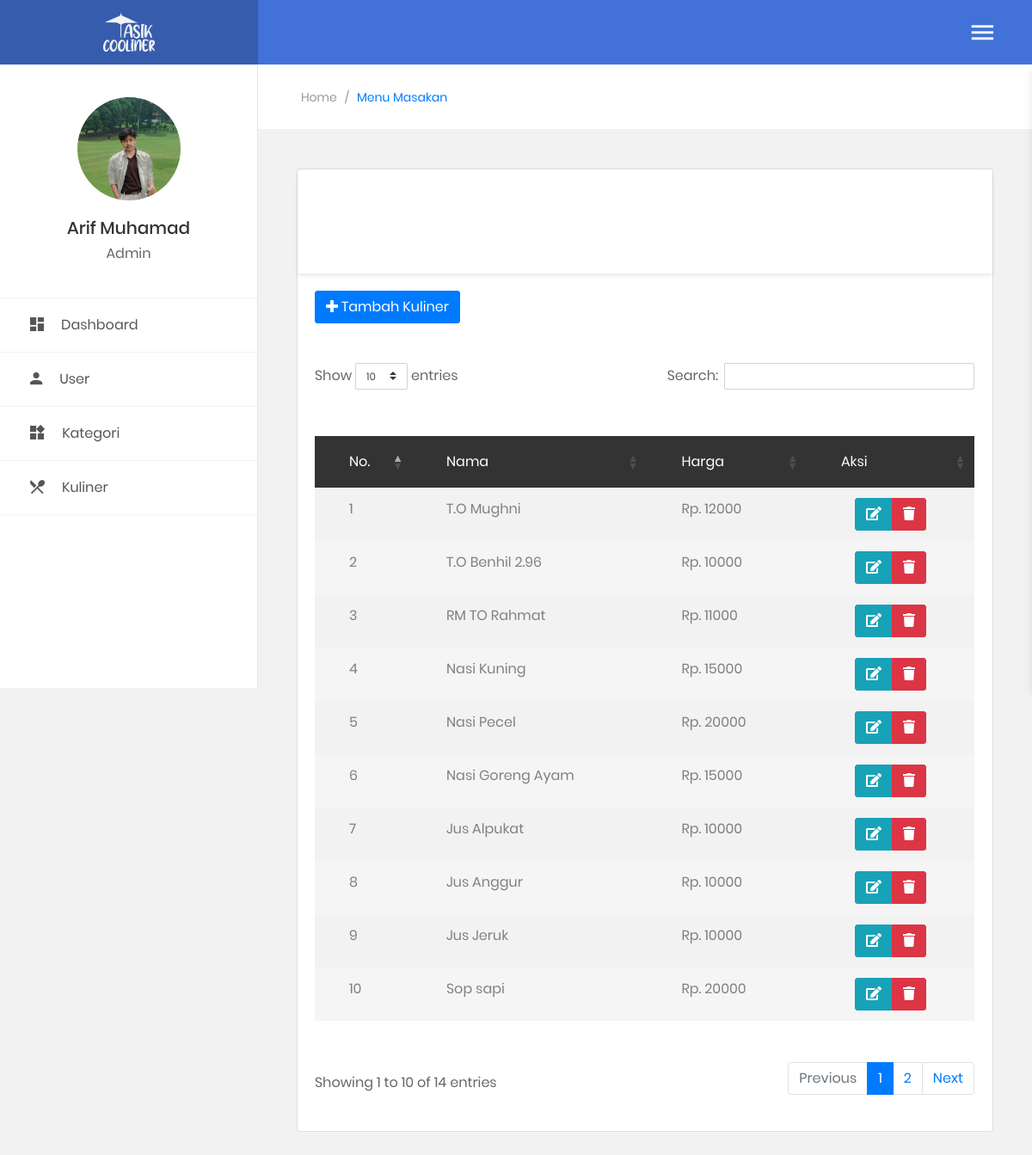
Page /pageAdmin.php?page=indexMenu (signed in) on the committed database.
### tables this page shows
CREATE TABLE `tb_user` (
  `kd_user` varchar(7) NOT NULL,
  `name` varchar(50) NOT NULL,
  `email` varchar(30) NOT NULL,
  `username` varchar(30) NOT NULL,
  `password` varchar(30) NOT NULL,
  `level` enum('Admin','Waiter','Kasir','Owner','Pelanggan','Koki') NOT NULL,
  `avatar` varchar(255) NOT NULL
);

CREATE TABLE `tb_menu` (
  `kd_menu` varchar(7) NOT NULL,
  `name_menu` varchar(50) NOT NULL,
  `kategori_id` varchar(7) NOT NULL,
  `harga` varchar(50) NOT NULL,
  `description` text NOT NULL,
  `photo` varchar(50) NOT NULL,
  `created` timestamp NOT NULL DEFAULT current_timestamp(),
  `modify` timestamp NOT NULL DEFAULT current_timestamp(),
  `kd_user` varchar(50) NOT NULL
);

### config/controller.php (called while the page is built, shortened)
<?php
	class Resto extends koneksi{
		public function select($table)
	    {
	        global $con;
	        $sql   = "SELECT * FROM $table";
	        $query = mysqli_query($con, $sql);
	        $data  = [];
	        while ($bigData = mysqli_fetch_assoc($query)) {
	            $data[] = $bigData;
	        }
	        return $data;
	    }
    	public function AuthUser($sessionUser)
    	{
    		global $con;
    		$sql = "SELECT * FROM tb_user WHERE username = '$sessionUser'";
    		$query = mysqli_query($con, $sql);
    		$bigData = mysqli_fetch_assoc($query);
    		return $bigData;
    	}
	}
 ?>

### page/admin/menu/index.php (the view, shortened to what this page needs)
<?php
    $kg   = new resto();
    $data = $kg->select("tb_menu");
?>
<section class="au-breadcrumb m-t-75">
    <div class="section__content section__content--p30">
        <div class="container-fluid">
            <div class="row">
                <div class="col-md-12">
                    <div class="au-breadcrumb-content">
                        <div class="au-breadcrumb-left">
                            <ul class="list-unstyled list-inline au-breadcrumb__list">
                                <li class="list-inline-item active">
                                    <a href="?page">Home</a>
                                </li>
                                <li class="list-inline-item seprate">
                                    <span>/</span>
                                </li>
                                <li class="list-inline-item"><a href="?page=indexMenu">Menu Masakan</a></li>
                            </ul>
                        </div>
                    </div>
                </div>
            </div>
        </div>
    </div>
</section>
<div class="main-content" style="margin-top: -70px;">
    <div class="section__content section__content--p30">
        <div class="container-fluid">
            <div class="row">
                <div class="col-md-12">
                    <div class="card">
                    <div class="au-card-title" style="background-image:url('images/bg8.png');">
                            <div class="bg-overlay bg-overlay--blue"></div>
                            <h3>
                            <i class="zmdi zmdi-local-dining"></i>Data Kuliner</h3>
                        </div>
                        <div class="card-body">
                            <a href="?page=createMenu" class="btn btn-primary"><i class="fa fa-plus"></i> Tambah Kuliner</a>
                            <br><br>
                            <div class="table-responsive">
                                <table id="example" class="table table-borderless table-striped table-earning">
                                    <thead>
                                        <tr>
                                            <th>No.</th>
                                            <th>Nama</th>
                                            <th>Harga</th>
                                            <th>Aksi</th>
                                        </tr>
                                    </thead>
                                    <tbody>
                                        <?php
                                        $no = 1;
                                        foreach ($data as $dataB) {
                                        ?>
                                        <tr class="text-justify">
                                            <td><?=$no;?></td>
                                            <td><?=$dataB['name_menu']?></td>
                                            <td>Rp. <?=$dataB['harga']?></td>
                                            <td class="text-center">
                                                <div class="btn-group">
                                                    <a data-toggle="tooltip" data-placement="top" title="Edit" href="?page=editMenu&edit&kd=<?=$dataB['kd_menu']?>" class="btn btn-info"><i class="fa fa-edit"></i></a>
                                                    <a data-toggle="tooltip" id="btdelete<?=$no;?>" data-placement="top" title="Delete" class="btn btn-danger delete-btn"><i class="fa fa-trash" style="color: white;"></i></a>
                                                </div>
                                            </td>
                                        </tr>
                                        <?php $no++;}?>
                                    </tbody>
                                </table>
                            </div>
                        </div>
                    </div>
                </div>
            </div>
        </div>
    </div>
</div>

### pageAdmin.php (shortened to what this page needs)
<?php
    include "config/controller.php";
    $function = new Resto();
    $auth = $function->AuthUser($_SESSION['username']);
?>
<!DOCTYPE html>
<html>
    <head>
        <link href="css/font-face.css" rel="stylesheet" media="all">
        <link href="vendor/font-awesome-4.7/css/font-awesome.min.css" rel="stylesheet" media="all">
        <link href="vendor/font-awesome-5/css/fontawesome-all.min.css" rel="stylesheet" media="all">
        <link href="vendor/mdi-font/css/material-design-iconic-font.min.css" rel="stylesheet" media="all">
        <link href="vendor/bootstrap-4.1/bootstrap.min.css" rel="stylesheet" media="all">
        <link href="vendor/animsition/animsition.min.css" rel="stylesheet" media="all">
        <link href="vendor/bootstrap-progressbar/bootstrap-progressbar-3.3.4.min.css" rel="stylesheet" media="all">
        <link href="vendor/wow/animate.css" rel="stylesheet" media="all">
        <link href="vendor/css-hamburgers/hamburgers.min.css" rel="stylesheet" media="all">
        <link href="vendor/slick/slick.css" rel="stylesheet" media="all">
        <link href="vendor/select2/select2.min.css" rel="stylesheet" media="all">
        <link href="vendor/perfect-scrollbar/perfect-scrollbar.css" rel="stylesheet" media="all">
        <link href="vendor/vector-map/jqvmap.min.css" rel="stylesheet" media="all">
        <link rel="stylesheet" href="vendor/dropify/dist/css/dropify.css">
        <link rel="stylesheet" href="css/sweet-alert.css">
        <link href="css/theme.css" rel="stylesheet" media="all">
        <link rel="stylesheet" href="css/main.css">
        <link rel="stylesheet" href="https://cdn.datatables.net/1.10.19/css/dataTables.bootstrap4.min.css">
    </head>
    <body>
        <div class="page-wrapper">
            <aside class="menu-sidebar2">
                <div class="logo">
                    <a href="?page=dashboard">
                        <img style="width: 60px; height: 45px; margin-left:85px;" src="images/icon/tcb.png" alt="cooliner" />
                    </a>
                </div>
                <div class="menu-sidebar2__content js-scrollbar1">
                    <div class="account2">
                        <div class="image img-cir img-120">
                            <img src="images/<?=$auth["avatar"];?>" />
                        </div>
                        <h4 class="name"><?=$auth['name'];?></h4>
                        <span><?= $auth['level'] ?></span>
                    </div>
                    <nav class="navbar-sidebar2">
                        <ul class="list-unstyled navbar__list">
                            <li>
                                <a href="?page">
                                <i class="zmdi zmdi-view-dashboard zmdi-hc-lg"></i>Dashboard</a>
                            </li>
                            <li>
                                <a href="?page=indexLevel">
                                <i class="zmdi zmdi-account zmdi-hc-lg"></i>User</a>
                            </li>
                            <li>
                                <a href="?page=indexKategori">
                                <i class="zmdi zmdi-widgets zmdi-hc-lg"></i>Kategori</a>
                            </li>
                            <li>
                                <a href="?page=indexMenu">
                                <i class="zmdi zmdi-local-dining zmdi-hc-lg"></i>Kuliner</a>
                            </li>
                        </ul>
                    </nav>
                </div>
            </aside>
            <div class="page-container2">
                <header class="header-desktop2">
                    <div class="section__content section__content--p30">
                        <div class="container-fluid">
                            <div class="header-wrap2">
                                <div class="header-button2">
                                    <div class="header-button-item mr-0 js-sidebar-btn">
                                        <i class="zmdi zmdi-menu"></i>
                                    </div>
                                </div>
                            </div>
                        </div>
                    </div>
                </header>
                <?php
                @$page = $_GET['page'];
                switch ($page) {
                    case 'indexMenu':
                    include "page/admin/menu/index.php";
                    break;
                }
                ?>
            </div>
        </div>
    </body>
</html>

### rows in the picture
tb_user: avatar (picture), name "Arif Muhamad", level "Admin"
tb_menu: name_menu "T.O Mughni", harga "12000"
tb_menu: name_menu "T.O Benhil 2.96", harga "10000"
tb_menu: name_menu "RM TO Rahmat", harga "11000"
tb_menu: name_menu "Nasi Kuning", harga "15000"
tb_menu: name_menu "Nasi Pecel", harga "20000"
tb_menu: name_menu "Nasi Goreng Ayam", harga "15000"
tb_menu: name_menu "Jus Alpukat", harga "10000"
tb_menu: name_menu "Jus Anggur", harga "10000"
tb_menu: name_menu "Jus Jeruk", harga "10000"
tb_menu: name_menu "Sop sapi", harga "20000"
